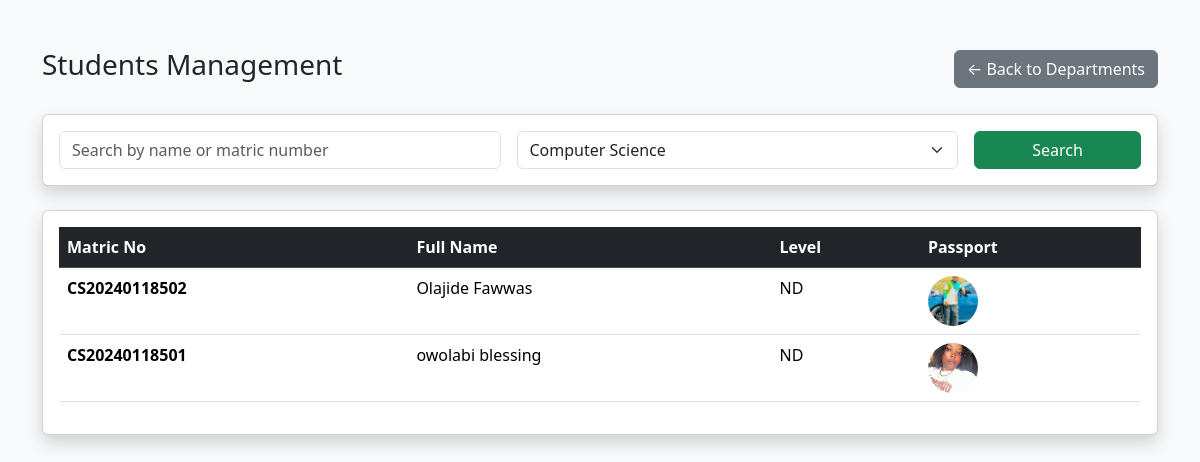
/admin/view_students.php?department_id=1 (signed in), run on the app's committed database.
### tables this page shows
CREATE TABLE IF NOT EXISTS `students` (
  `id` int NOT NULL AUTO_INCREMENT,
  `matric_no` varchar(20) DEFAULT NULL,
  `name` varchar(150) NOT NULL,
  `email` varchar(150) DEFAULT NULL,
  `contact` varchar(50) DEFAULT NULL,
  `session` varchar(20) NOT NULL,
  `address` text,
  `department_id` int NOT NULL,
  `password_hash` varchar(255) NOT NULL,
  `role` enum('student') DEFAULT 'student',
  `passport` varchar(255) DEFAULT NULL,
  `level` varchar(10) DEFAULT NULL,
  `nd_type` varchar(10) DEFAULT NULL,
  `pair_id` int DEFAULT NULL,
  `supervisor` varchar(100) DEFAULT NULL,
  `project_title` varchar(255) DEFAULT NULL,
  `approved` tinyint(1) DEFAULT '0',
  `created_at` timestamp NULL DEFAULT CURRENT_TIMESTAMP,
  PRIMARY KEY (`id`),
  UNIQUE KEY `matric_no` (`matric_no`),
  KEY `idx_matric_no` (`matric_no`),
  KEY `idx_email` (`email`),
  KEY `idx_pair` (`pair_id`)
);

### admin/view_students.php (the view, shortened to what this page needs)
<?php
require_once '../includes/config.php';
$department_id = $_GET['department_id'] ?? '';
$search = trim($_GET['search'] ?? '');
$stmt = $pdo->query("SELECT * FROM departments ORDER BY name");
$departments = $stmt->fetchAll();
$sql = "SELECT s.* FROM students s WHERE 1=1";
$params = [];
if ($department_id) {
    $sql .= " AND s.department_id = ?";
    $params[] = $department_id;
}
$sql .= " ORDER BY s.name ASC";
$stmt = $pdo->prepare($sql);
$stmt->execute($params);
$students = $stmt->fetchAll();
?>
<!DOCTYPE html>
<html lang="en">
<head>
    <link href="https://cdn.jsdelivr.net/npm/bootstrap@5.3.3/dist/css/bootstrap.min.css" rel="stylesheet">
</head>
<body class="bg-light">
<div class="container mt-5">
    <div class="d-flex justify-content-between align-items-center mb-4">
        <h3>Students Management</h3>
        <a href="view_departments.php" class="btn btn-secondary">← Back to Departments</a>
    </div>
    <div class="card shadow mb-4">
        <div class="card-body">
            <form method="GET" class="row g-3">
                <div class="col-md-5">
                    <input type="text" name="search" class="form-control"
                           placeholder="Search by name or matric number"
                           value="<?= htmlspecialchars($search) ?>">
                </div>
                <div class="col-md-5">
                    <select name="department_id" class="form-select">
                        <?php foreach ($departments as $dept): ?>
                            <option value="<?= $dept['id'] ?>" <?= $department_id == $dept['id'] ? 'selected' : '' ?>>
                                <?= htmlspecialchars($dept['name']) ?>
                            </option>
                        <?php endforeach; ?>
                    </select>
                </div>
                <div class="col-md-2">
                    <button type="submit" class="btn btn-success w-100">Search</button>
                </div>
            </form>
        </div>
    </div>
    <div class="card shadow">
        <div class="card-body">
            <?php if (empty($students)): ?>
                <p class="text-center text-muted py-5">No students found.</p>
            <?php else: ?>
                <div class="table-responsive">
                    <table class="table table-hover">
                        <thead class="table-dark">
                            <tr>
                                <th>Matric No</th>
                                <th>Full Name</th>
                                <th>Level</th>
                                <th>Passport</th>
                            </tr>
                        </thead>
                        <tbody>
                            <?php foreach ($students as $s): ?>
                            <tr>
                                <td><strong><?= htmlspecialchars($s['matric_no']) ?></strong></td>
                                <td><?= htmlspecialchars($s['name']) ?></td>
                                <td><?= htmlspecialchars($s['level']) ?></td>
                                <td>
                                    <?php if (!empty($s['passport'])): ?>
                                        <img src="uploads/passports/<?= htmlspecialchars($s['passport']) ?>"
                                             width="50" height="50" style="object-fit:cover; border-radius:50%;">
                                    <?php else: ?>
                                        <span class="text-muted">No photo</span>
                                    <?php endif; ?>
                                </td>
                            </tr>
                            <?php endforeach; ?>
                        </tbody>
                    </table>
                </div>
            <?php endif; ?>
        </div>
    </div>
</div>
</body>
</html>

### data on the page
students: matric_no "CS20240118502", name "Olajide Fawwas", level "ND", passport (picture)
students: matric_no "CS20240118501", name "owolabi blessing", level "ND", passport (picture)

### other printed values
form field department_id "Computer Science"
